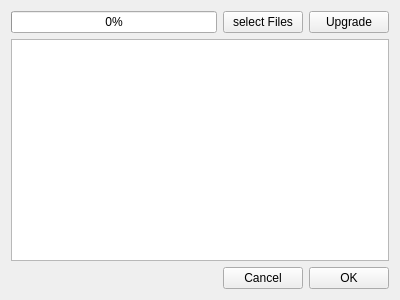
<?xml version="1.0" encoding="UTF-8"?>
<ui version="4.0">
 <class>UpgradeWidget</class>
 <widget class="QWidget" name="UpgradeWidget">
  <property name="geometry">
   <rect>
    <x>0</x>
    <y>0</y>
    <width>400</width>
    <height>300</height>
   </rect>
  </property>
  <property name="windowTitle">
   <string>Form</string>
  </property>
  <layout class="QVBoxLayout" name="verticalLayout">
   <item>
    <layout class="QHBoxLayout" name="horizontalLayout_2">
     <item>
      <widget class="QProgressBar" name="progressBar">
       <property name="value">
        <number>0</number>
       </property>
      </widget>
     </item>
     <item>
      <widget class="QPushButton" name="selectBtn">
       <property name="text">
        <string>select Files</string>
       </property>
      </widget>
     </item>
     <item>
      <widget class="QPushButton" name="upgradeBtn">
       <property name="text">
        <string>Upgrade</string>
       </property>
      </widget>
     </item>
    </layout>
   </item>
   <item>
    <widget class="QTextEdit" name="textEdit"/>
   </item>
   <item>
    <layout class="QHBoxLayout" name="horizontalLayout">
     <item>
      <spacer name="horizontalSpacer">
       <property name="orientation">
        <enum>Qt::Horizontal</enum>
       </property>
       <property name="sizeHint" stdset="0">
        <size>
         <width>40</width>
         <height>20</height>
        </size>
       </property>
      </spacer>
     </item>
     <item>
      <widget class="QPushButton" name="cancelBtn">
       <property name="text">
        <string>Cancel</string>
       </property>
      </widget>
     </item>
     <item>
      <widget class="QPushButton" name="okBtn">
       <property name="text">
        <string>OK</string>
       </property>
      </widget>
     </item>
    </layout>
   </item>
  </layout>
 </widget>
 <resources/>
 <connections/>
</ui>
